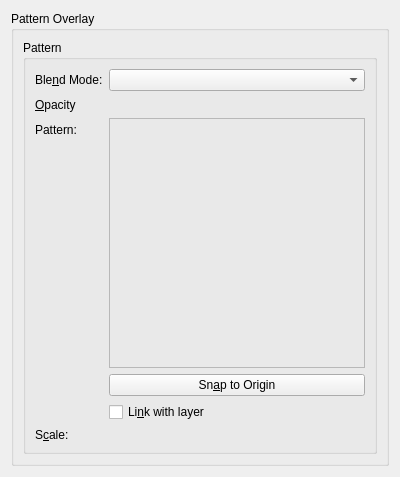
<?xml version="1.0" encoding="UTF-8"?>
<ui version="4.0">
 <class>WdgPatternOverlay</class>
 <widget class="QWidget" name="WdgPatternOverlay">
  <property name="geometry">
   <rect>
    <x>0</x>
    <y>0</y>
    <width>400</width>
    <height>461</height>
   </rect>
  </property>
  <layout class="QGridLayout" name="gridLayout">
   <item row="0" column="0">
    <widget class="QGroupBox" name="groupBox">
     <property name="title">
      <string>Pattern Overlay</string>
     </property>
     <layout class="QVBoxLayout" name="verticalLayout_2">
      <item>
       <widget class="QGroupBox" name="groupBox_2">
        <property name="title">
         <string comment="@title:group In Layer Style">Pattern</string>
        </property>
        <layout class="QFormLayout" name="formLayout">
         <property name="fieldGrowthPolicy">
          <enum>QFormLayout::AllNonFixedFieldsGrow</enum>
         </property>
         <item row="0" column="0">
          <widget class="QLabel" name="label_13">
           <property name="text">
            <string>Ble&amp;nd Mode:</string>
           </property>
           <property name="buddy">
            <cstring>cmbCompositeOp</cstring>
           </property>
          </widget>
         </item>
         <item row="0" column="1">
          <widget class="KisCompositeOpComboBox" name="cmbCompositeOp">
           <property name="sizePolicy">
            <sizepolicy hsizetype="Expanding" vsizetype="Fixed">
             <horstretch>0</horstretch>
             <verstretch>0</verstretch>
            </sizepolicy>
           </property>
           <property name="toolTip">
            <string>Set the blend mode for the layer</string>
           </property>
          </widget>
         </item>
         <item row="1" column="0">
          <widget class="QLabel" name="label_14">
           <property name="text">
            <string>&amp;Opacity</string>
           </property>
           <property name="buddy">
            <cstring>intOpacity</cstring>
           </property>
          </widget>
         </item>
         <item row="1" column="1">
          <widget class="KisSliderSpinBox" name="intOpacity" native="true">
           <property name="sizePolicy">
            <sizepolicy hsizetype="Expanding" vsizetype="Minimum">
             <horstretch>0</horstretch>
             <verstretch>0</verstretch>
            </sizepolicy>
           </property>
           <property name="minimumSize">
            <size>
             <width>10</width>
             <height>15</height>
            </size>
           </property>
           <property name="toolTip">
            <string>Set the master opacity for the layer</string>
           </property>
           <property name="whatsThis">
            <string>Adjust the transparency of the layer</string>
           </property>
          </widget>
         </item>
         <item row="2" column="0">
          <widget class="QLabel" name="label">
           <property name="text">
            <string>Pattern:</string>
           </property>
          </widget>
         </item>
         <item row="2" column="1">
          <layout class="QVBoxLayout" name="verticalLayout">
           <item>
            <widget class="KisPatternChooser" name="patternChooser">
             <property name="sizePolicy">
              <sizepolicy hsizetype="Expanding" vsizetype="Expanding">
               <horstretch>0</horstretch>
               <verstretch>0</verstretch>
              </sizepolicy>
             </property>
             <property name="minimumSize">
              <size>
               <width>250</width>
               <height>250</height>
              </size>
             </property>
             <property name="frameShape">
              <enum>QFrame::StyledPanel</enum>
             </property>
             <property name="frameShadow">
              <enum>QFrame::Raised</enum>
             </property>
            </widget>
           </item>
           <item>
            <widget class="QPushButton" name="bnSnapToOrigin">
             <property name="text">
              <string>Sn&amp;ap to Origin</string>
             </property>
            </widget>
           </item>
          </layout>
         </item>
         <item row="5" column="0">
          <widget class="QLabel" name="label_8">
           <property name="text">
            <string>S&amp;cale:</string>
           </property>
           <property name="buddy">
            <cstring>intScale</cstring>
           </property>
          </widget>
         </item>
         <item row="5" column="1">
          <widget class="KisSliderSpinBox" name="intScale" native="true">
           <property name="toolTip">
            <string>Set size of gradation</string>
           </property>
          </widget>
         </item>
         <item row="4" column="1">
          <widget class="QCheckBox" name="chkLinkWithLayer">
           <property name="text">
            <string>Li&amp;nk with layer</string>
           </property>
          </widget>
         </item>
        </layout>
       </widget>
      </item>
      <item>
       <spacer name="verticalSpacer">
        <property name="orientation">
         <enum>Qt::Vertical</enum>
        </property>
        <property name="sizeHint" stdset="0">
         <size>
          <width>20</width>
          <height>40</height>
         </size>
        </property>
       </spacer>
      </item>
     </layout>
    </widget>
   </item>
  </layout>
 </widget>
 <customwidgets>
  <customwidget>
   <class>KisCompositeOpComboBox</class>
   <extends>QComboBox</extends>
   <header location="global">kis_cmb_composite.h</header>
  </customwidget>
  <customwidget>
   <class>KisSliderSpinBox</class>
   <extends>QWidget</extends>
   <header location="global">kis_slider_spin_box.h</header>
   <container>1</container>
  </customwidget>
  <customwidget>
   <class>KisPatternChooser</class>
   <extends>QFrame</extends>
   <header location="global">kis_pattern_chooser.h</header>
   <container>1</container>
  </customwidget>
 </customwidgets>
 <resources/>
 <connections/>
</ui>
